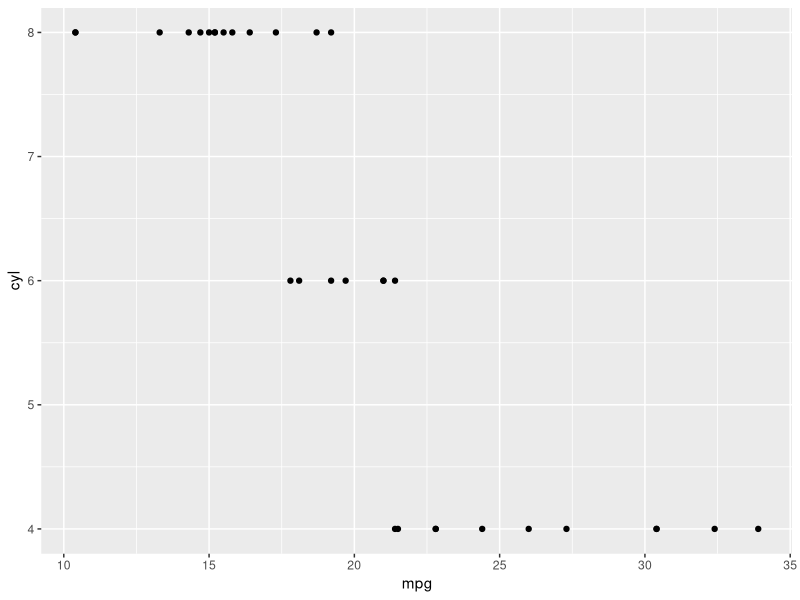
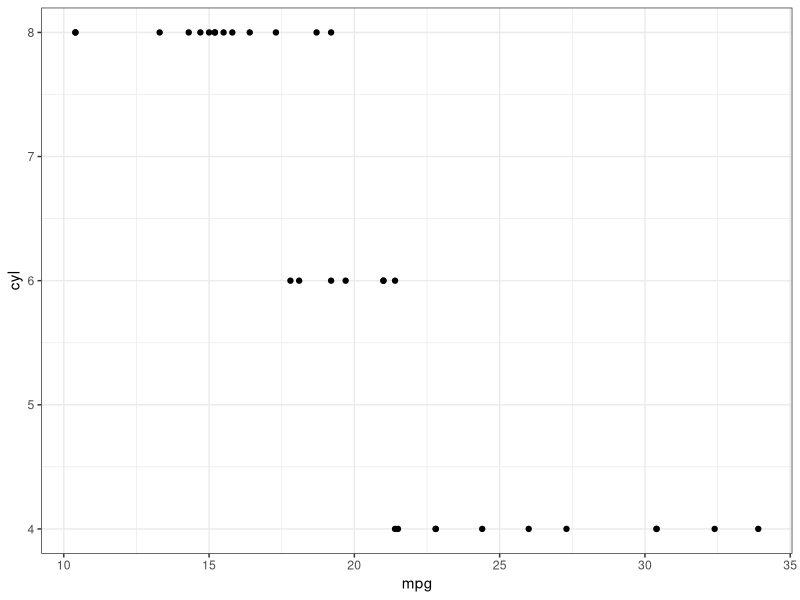
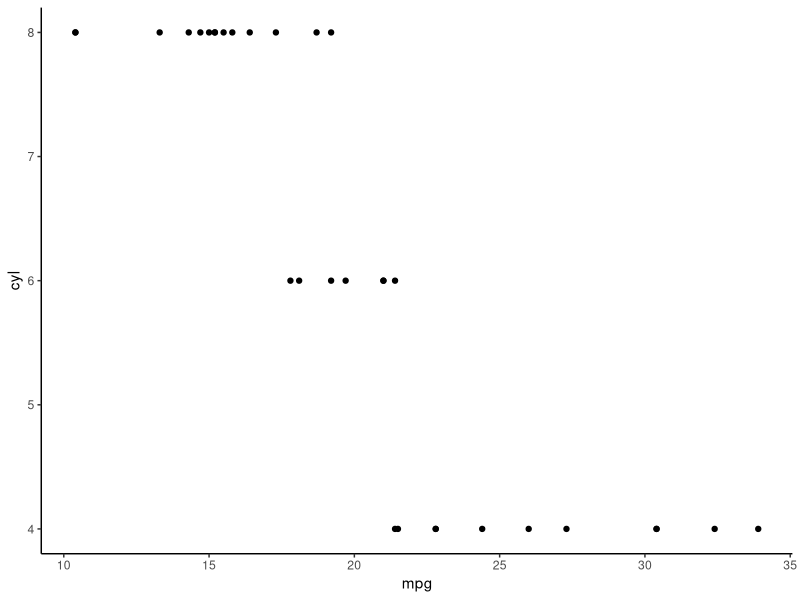
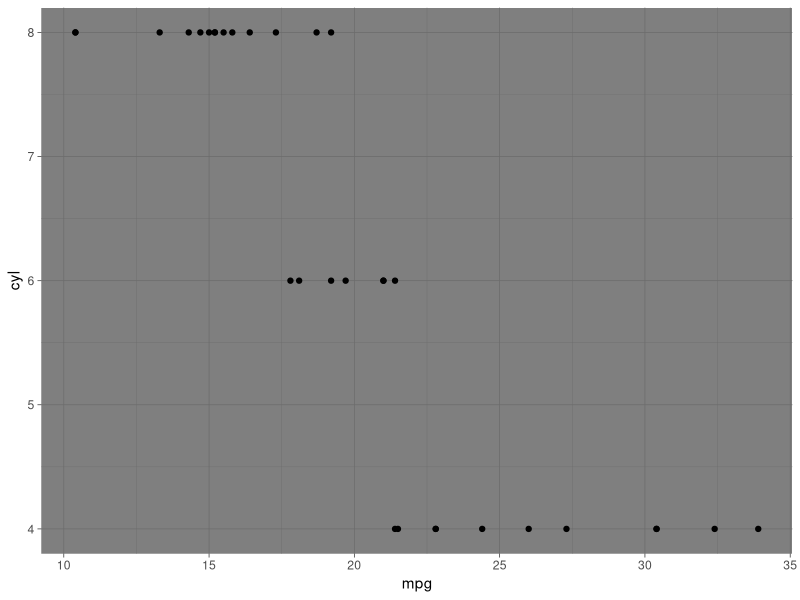
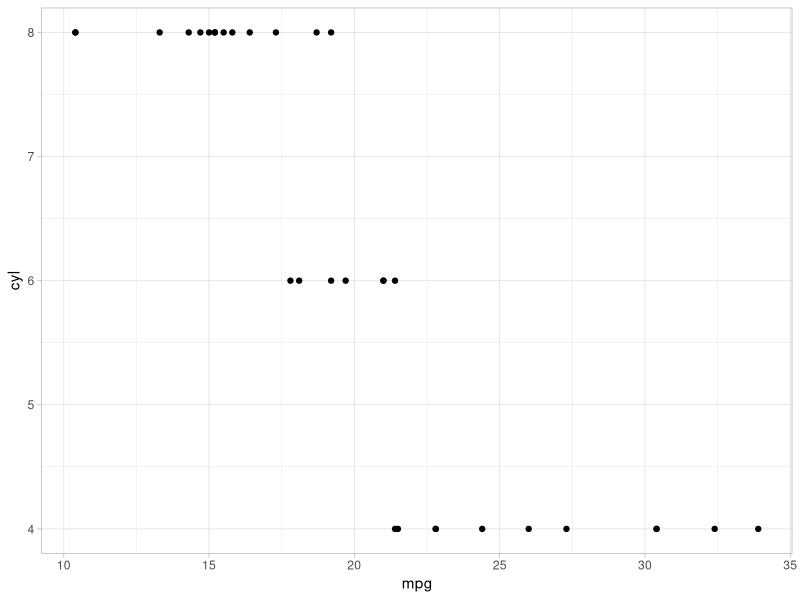
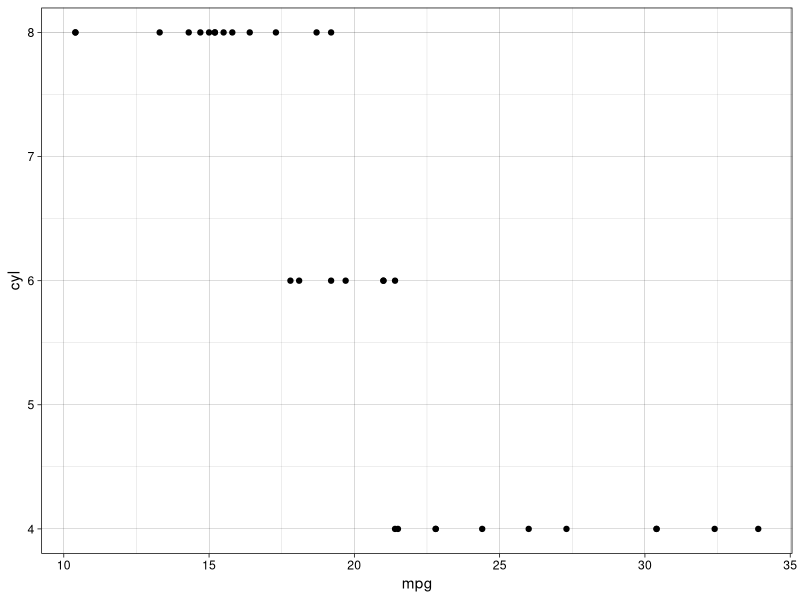
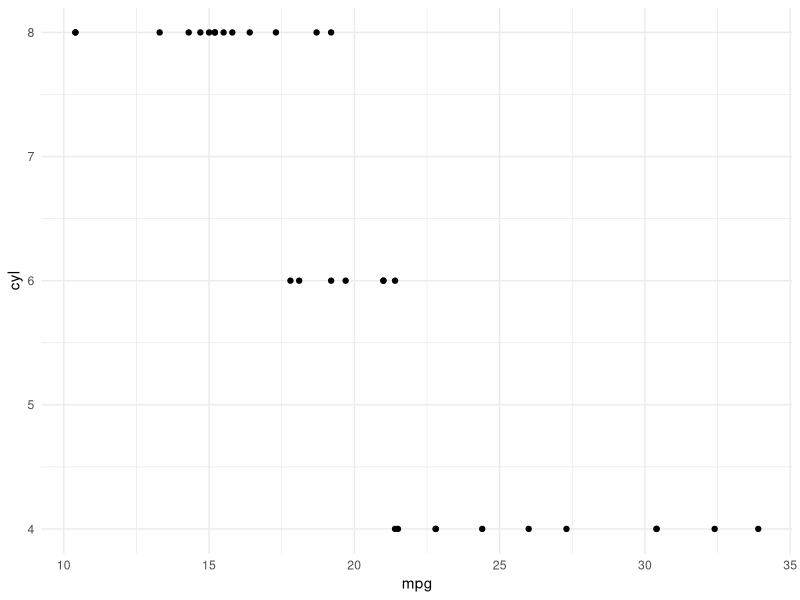
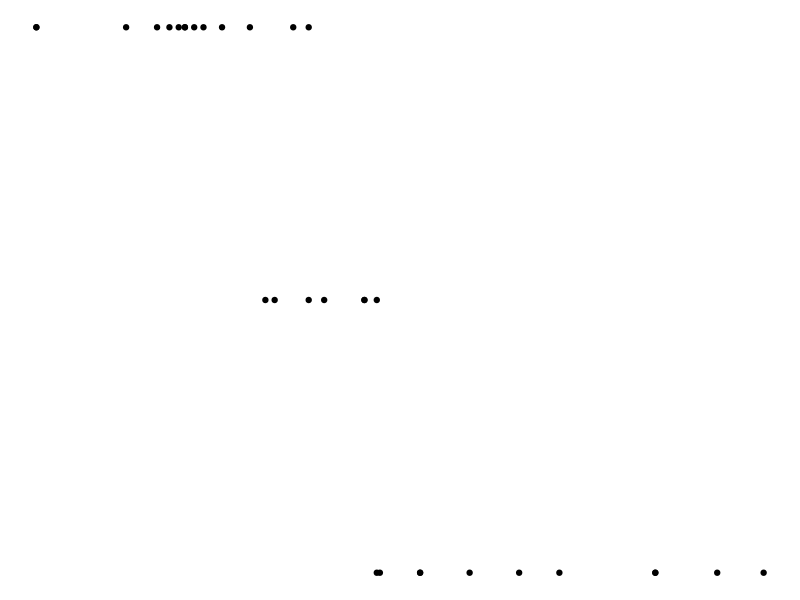

Recreate these plots in R, in order.
library(ggplot2)

# 1.theme_gray() by dafault-----------------------------------------------------
ggplot(mtcars, aes(x=mpg, y=cyl))+
  geom_point()
ggsave("theme_gray().png", dpi = 500)

# 2.theme_bw()------------------------------------------------------------------
ggplot(mtcars, aes(x=mpg, y=cyl))+
  geom_point()+
  theme_bw()
ggsave("theme_bw().png", dpi = 500)

# 3.theme_classic()-------------------------------------------------------------
ggplot(mtcars, aes(x=mpg, y=cyl))+
  geom_point()+
  theme_classic()
ggsave("theme_classic().png", dpi = 500)

# 4. theme_dark()---------------------------------------------------------------
ggplot(mtcars, aes(x=mpg, y=cyl))+
  geom_point()+
  theme_dark()
ggsave("theme_dark().png", dpi = 500)

# 5. theme_light()--------------------------------------------------------------
ggplot(mtcars, aes(x=mpg, y=cyl))+
  geom_point()+
  theme_light()
ggsave("theme_light().png", dpi = 500)

# 6. theme_linedraw()-----------------------------------------------------------
ggplot(mtcars, aes(x=mpg, y=cyl))+
  geom_point()+
  theme_linedraw()
ggsave("theme_linedraw().png", dpi = 500)

# 7. theme_minimal()------------------------------------------------------------
ggplot(mtcars, aes(x=mpg, y=cyl))+
  geom_point()+
  theme_minimal()
ggsave("theme_minimal().png", dpi = 500)

# 8. theme_void()---------------------------------------------------------------
ggplot(mtcars, aes(x=mpg, y=cyl))+
  geom_point()+
  theme_void()
ggsave("theme_void().png", dpi = 500)

# Set theme globally
theme_set(theme_classic())

# my plot-----------------------------------------------------------------------
ggplot(mtcars, aes(x=mpg, y=cyl))+
  geom_point()+
  theme_bw()+
  theme(panel.grid.major=element_blank(),panel.grid.minor=element_blank())
ggsave("my_plot.png", dpi = 500)
